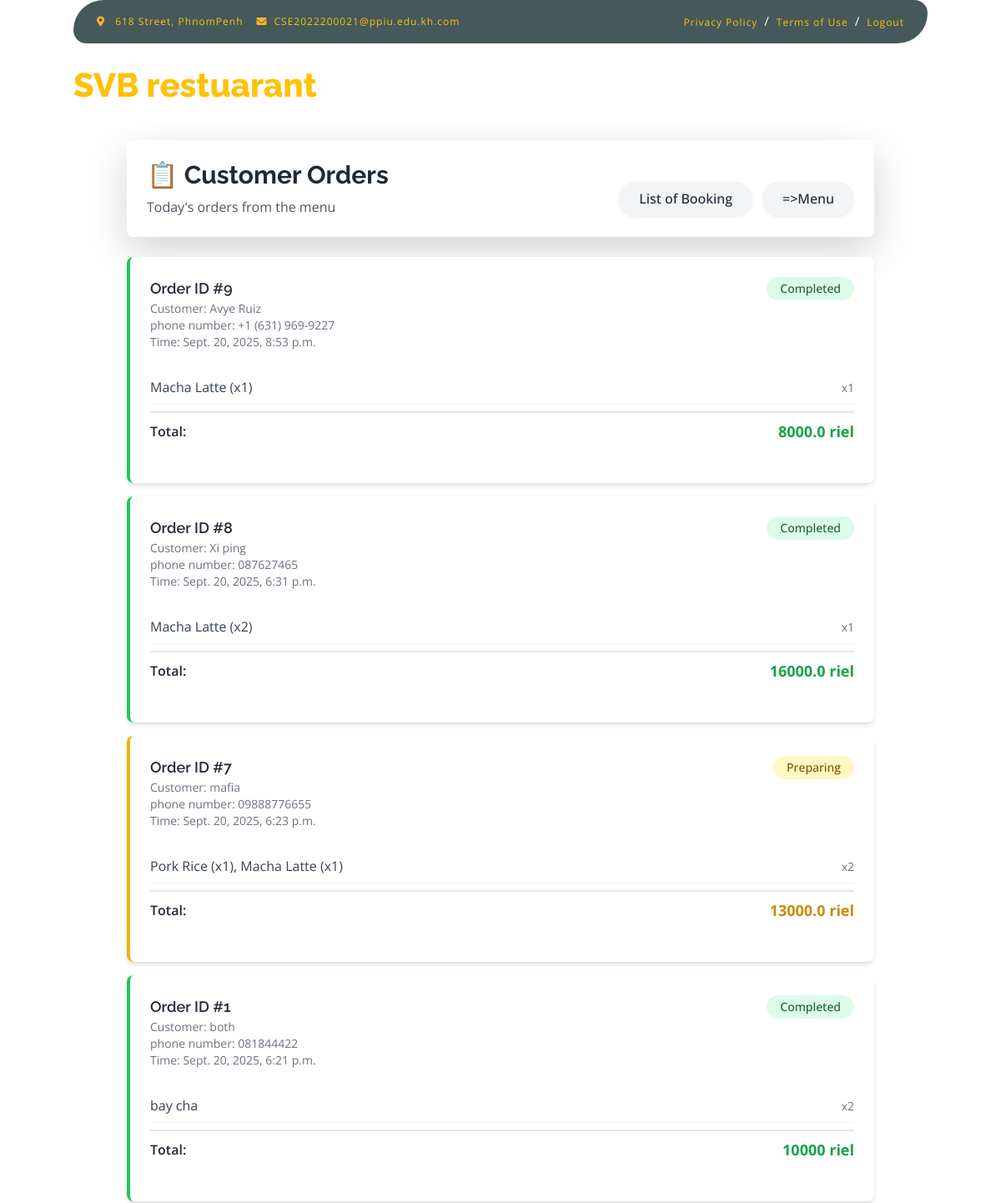
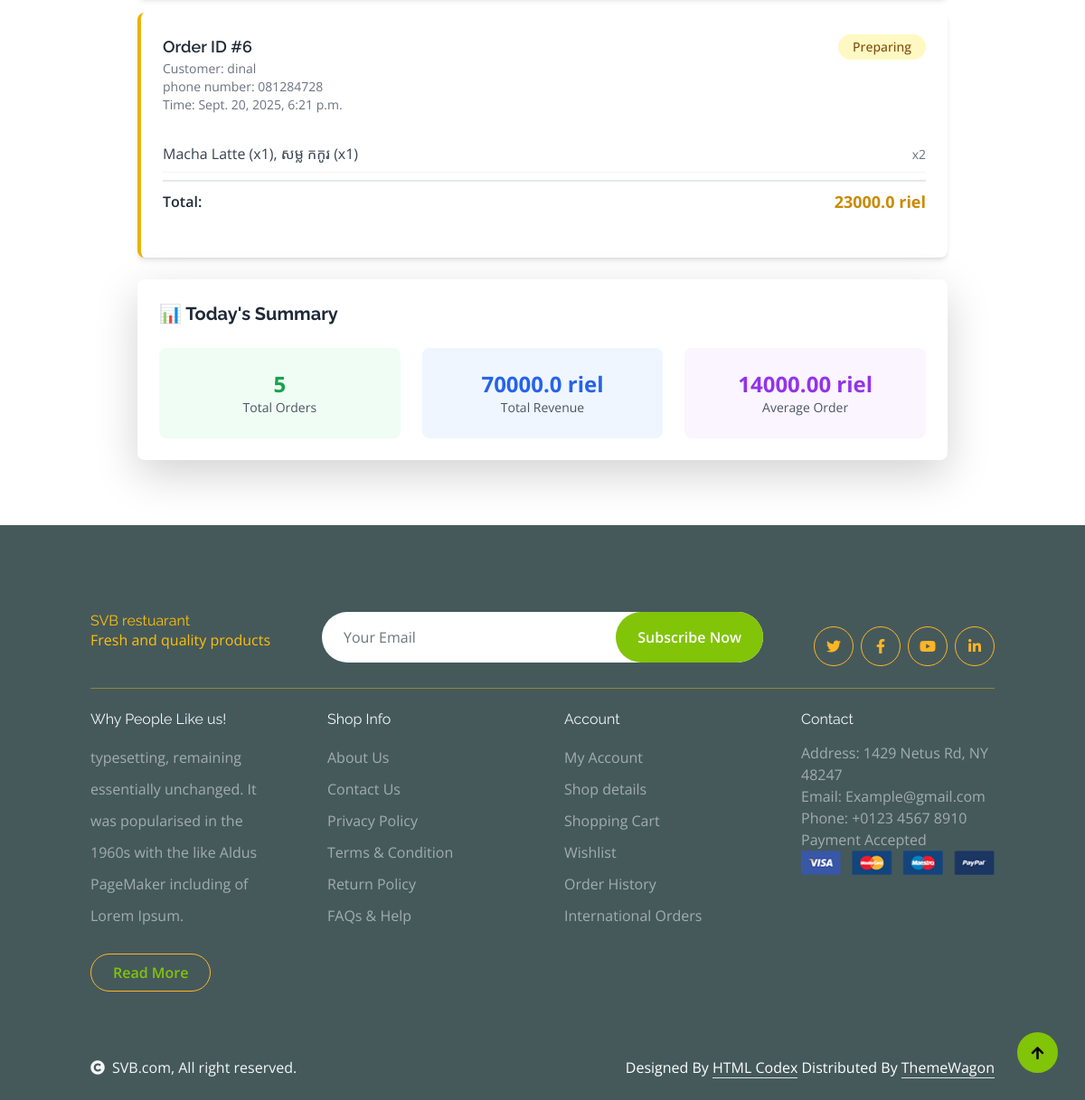
The app's page /shop-detail.html with its own data (2 pictures, top to bottom).
### myapp/models.py (models this page shows, shortened)
class Online_order(models.Model):
    product_name =models.CharField(max_length=200)
    quantity_order =models.IntegerField()
    total_price = models.CharField(max_length=100)
    fullname = models.CharField(max_length=100)
    phone_number= models.CharField(max_length=100)
    address_delivery =models.CharField(max_length=100)
    special_order= models.TextField(max_length=200)
    is_approved = models.BooleanField(default=False)
    created_at = models.DateTimeField(auto_now_add=True)

### myapp/views.py (the view)
# urls.py: path('shop-detail.html',svb_restuarant.shop_detail),
def shop_detail(request):
    online_orders = Online_order.objects.all().order_by('-created_at')
    total_revenue = online_orders.aggregate(total=Sum('total_price'))['total'] or 0
    total_orders = online_orders.count()
    average_order = total_revenue / total_orders if total_orders > 0 else 0
    context={
        'online_orders': online_orders,
        'total_orders': total_orders,
        'total_revenue': total_revenue,
        'average_order': average_order,
    }
    return render(request,'shop-detail.html',context)

### myapp/templates/shop-detail.html (shortened to what this page needs)
{% extends 'base_order.html' %}
{% load static %}
{% block content %}
<div class="max-w-4xl mx-auto py-6">
        <<br><br><br><br><br><br>
        <div class="bg-white rounded-lg shadow-lg p-6 mb-6 flex flex-col md:flex-row md:justify-between md:items-center">
            <div>
                <h1 class="text-3xl font-bold text-gray-800 mb-2">📋 Customer Orders</h1>
                <p class="text-gray-600">Today's orders from the menu</p>
            </div>
            <div class="flex space-x-3 mt-4 md:mt-0">
                <a href="list_booking.html" class="px-4 py-2 bg-gray-100 text-gray-800 rounded-full hover:bg-yellow-500 hover:text-white transition duration-300 font-medium shadow-sm">List of Booking</a>
                <a href="shop.html" class="px-4 py-2 bg-gray-100 text-gray-800 rounded-full hover:bg-yellow-500 hover:text-white transition duration-300 font-medium shadow-sm">=>Menu</a>
            </div>
        </div>
    <script src="https://cdn.tailwindcss.com"></script>
    <div class="space-y-4" id="orderList">
        {% for online_order in online_orders %}
            <div class="bg-white rounded-lg shadow-md p-6
                {% if online_order.is_approved %}border-l-4 border-green-500{% else %}border-l-4 border-yellow-500{% endif %}">
                <div class="flex justify-between items-start mb-4">
                    <div>
                        <h3 class="text-lg font-semibold text-gray-800">Order ID #{{ online_order.id }}</h3>
                        <p class="text-sm text-gray-500">Customer: {{ online_order.fullname }}</p>
                        <p class="text-sm text-gray-500">phone number: {{ online_order.phone_number }}</p>
                        <p class="text-sm text-gray-500">Time: {{ online_order.created_at }}</p>
                    </div>
                    {% if online_order.is_approved %}
                        <span class="bg-green-100 text-green-800 px-3 py-1 rounded-full text-sm font-medium">Completed</span>
                    {% else %}
                        <span class="bg-yellow-100 text-yellow-800 px-3 py-1 rounded-full text-sm font-medium">Preparing</span>
                    {% endif %}
                </div>
                <div class="space-y-2 mb-4">
                    <div class="flex justify-between items-center py-2 border-b border-gray-100">
                        <span class="text-gray-700">{{ online_order.product_name }}</span>
                        <div class="text-right">
                            <span class="text-sm text-gray-500">x{{ online_order.quantity_order }}</span>
                        </div>
                    </div>
                    <div class="flex justify-between items-center pt-2 border-t-2 border-gray-200">
                        <span class="font-semibold text-gray-800">Total:</span>
                        <span class="font-bold text-lg
                            {% if online_order.is_approved %}text-green-600{% else %}text-yellow-600{% endif %}">
                            {{ online_order.total_price }} riel
                        </span>
                    </div>
                </div>
            </div>
        {% endfor %}
    </div>
    <div class="bg-white rounded-lg shadow-lg p-6 mt-6">
        <h2 class="text-xl font-bold text-gray-800 mb-4">📊 Today's Summary</h2>
        <div class="grid grid-cols-1 md:grid-cols-3 gap-4">
            <div class="text-center p-4 bg-green-50 rounded-lg">
                <div class="text-2xl font-bold text-green-600">{{ total_orders }}</div>
                <div class="text-sm text-gray-600">Total Orders</div>
            </div>
            <div class="text-center p-4 bg-blue-50 rounded-lg">
                <div class="text-2xl font-bold text-blue-600">{{ total_revenue }} riel</div>
                <div class="text-sm text-gray-600">Total Revenue</div>
            </div>
            <div class="text-center p-4 bg-purple-50 rounded-lg">
                <div class="text-2xl font-bold text-purple-600">{{ average_order|floatformat:2 }} riel</div>
                <div class="text-sm text-gray-600">Average Order</div>
            </div>
        </div>
    </div>
</div>
{% endblock %}

### records on screen
Online_order: id "9", fullname "Avye Ruiz", phone_number "+1 (631) 969-9227", created_at "Sept. 20, 2025, 8:53 p.m.", is_approved "Completed", product_name "Macha Latte (x1)", quantity_order "1", total_price "8000.0"
Online_order: id "8", fullname "Xi ping", phone_number "087627465", created_at "Sept. 20, 2025, 6:31 p.m.", is_approved "Completed", product_name "Macha Latte (x2)", quantity_order "1", total_price "16000.0"
Online_order: id "7", fullname "mafia", phone_number "09888776655", created_at "Sept. 20, 2025, 6:23 p.m.", is_approved "Preparing", product_name "Pork Rice (x1), Macha Latte (x1)", quantity_order "2", total_price "13000.0"
Online_order: id "1", fullname "both", phone_number "081844422", created_at "Sept. 20, 2025, 6:21 p.m.", is_approved "Completed", product_name "bay cha", quantity_order "2", total_price "10000"
Online_order: id "6", fullname "dinal", phone_number "081284728", created_at "Sept. 20, 2025, 6:21 p.m.", is_approved "Preparing", product_name "Macha Latte (x1), សម្ល កកូរ (x1)", quantity_order "2", total_price "23000.0"

### other values on screen
{{ total_orders }} "5"
{{ total_revenue }} "70000.0"
{{ average_order|floatformat:2 }} "14000.00"
